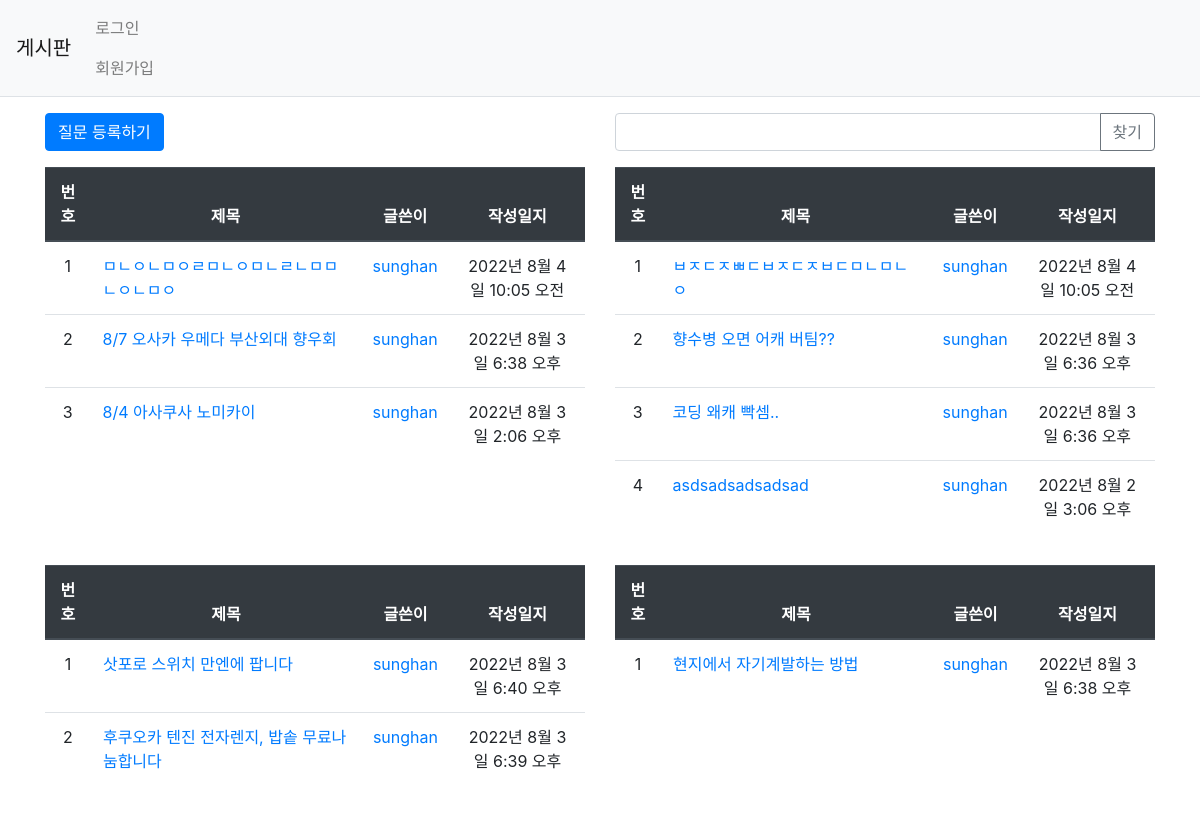
The app's page /pybo/nomi/ with its own data.
### pybo/models.py (models this page shows, shortened)
class Question(models.Model):
    author = models.ForeignKey(User, on_delete=models.CASCADE, related_name='author_question')
    subject = models.CharField(max_length=200)
    content = models.TextField()
    modify_date = models.DateTimeField(null=True, blank=True)
    create_date = models.DateTimeField()
    voter = models.ManyToManyField(User, related_name='voter_question')
    tag = models.CharField(max_length=20, null=True, blank=True)

### pybo/views/base_views.py (the view)
# urls.py: path('nomi/', base_views.tag_page, name='tag'),
def tag_page(request):
    question_list = Question.objects.order_by('-create_date')
    nomi_question_list = question_list.filter(
        Q(tag__icontains="노미카이")  # 태그 검색
    ).distinct()[:10]
    worry_question_list = question_list.filter(
        Q(tag__icontains="고민 게시판")
    ).distinct()[:10]
    deal_question_list = question_list.filter(
        Q(tag__icontains="중고거래")
    ).distinct()[:10]
    advice_question_list = question_list.filter(
        Q(tag__icontains="일본생활 조언")
    ).distinct()[:10]
    context = {
        "nomi_question_list": nomi_question_list,
        "worry_question_list": worry_question_list,
        "deal_question_list": deal_question_list,
        "advice_question_list": advice_question_list
       }
    return render(request, 'pybo/test.html', context)

### templates/pybo/test.html (shortened to what this page needs)
{% extends 'base.html' %}
{% load pybo_filter %}
{% block content %}
<div class="container my-3">
    <div class="row my-3">
        <div class="col-6">
            <a href="{% url 'pybo:question_create' %}" class="btn btn-primary">질문 등록하기</a>
        </div>
        <div class="col-6">
            <div class="input-group">
                <input type="text" id="search_kw" class="form-control" value="{{ kw|default_if_none:'' }}">
                <div class="input-group-append">
                    <button class="btn btn-outline-secondary" type="button" id="btn_search">찾기</button>
                </div>
            </div>
        </div>
    </div>
    <div class="row my-3">
        <div class="col-6">
            <table class="table">
                <thead>
                <tr class="text-center thead-dark">
                    <th>번호</th>
                    <th style="width:50%">제목</th>
                    <th>글쓴이</th>
                    <th>작성일지</th>
                </tr>
                </thead>
                <tbody>
                {% if nomi_question_list %}
                {% for question in nomi_question_list %}
                <tr class="text-center">
                    <td>
                        {{ forloop.counter }}
                    </td>
                    <td class="text-left">
                        <a href="{% url 'pybo:detail' question.id %}">{{ question.subject }}</a>
                    </td>
                    <td class="..userName">
                        <a href="{% url 'pybo:tag' %}">{{ question.author.username }}</a>
                        </td>
                    <td>{{ question.create_date }}</td>
                </tr>
                {% endfor %}
                {% else %}
                <tr>
                    <td colspan="3">질문이 없습니다.</td>
                </tr>
                {% endif %}
                </tbody>
            </table>
        </div>
        <div class="col-6">
            <table class="table">
                <thead>
                <tr class="text-center thead-dark">
                    <th>번호</th>
                    <th style="width:50%">제목</th>
                    <th>글쓴이</th>
                    <th>작성일지</th>
                </tr>
                </thead>
                <tbody>
                {% if worry_question_list %}
                {% for question in worry_question_list %}
                <tr class="text-center">
                    <td>
                        {{ forloop.counter }}
                    </td>
                    <td class="text-left">
                        <a href="{% url 'pybo:detail' question.id %}">{{ question.subject }}</a>
                    </td>
                    <td class="..userName">
                        <a href="{% url 'pybo:tag' %}">{{ question.author.username }}</a>
                        </td>
                    <td>{{ question.create_date }}</td>
                </tr>
                {% endfor %}
                {% else %}
                <tr>
                    <td colspan="3">질문이 없습니다.</td>
                </tr>
                {% endif %}
                </tbody>
            </table>
        </div>
    </div>
    <div class="row my-3">
        <div class="col-6">
            <table class="table">
                <thead>
                <tr class="text-center thead-dark">
                    <th>번호</th>
                    <th style="width:50%">제목</th>
                    <th>글쓴이</th>
                    <th>작성일지</th>
                </tr>
                </thead>
                <tbody>
                {% if deal_question_list %}
                {% for question in deal_question_list %}
                <tr class="text-center">
                    <td>
                        {{ forloop.counter }}
                    </td>
                    <td class="text-left">
                        <a href="{% url 'pybo:detail' question.id %}">{{ question.subject }}</a>
                    </td>
                    <td class="..userName">
                        <a href="{% url 'pybo:tag' %}">{{ question.author.username }}</a>
                        </td>
                    <td>{{ question.create_date }}</td>
                </tr>
                {% endfor %}
                {% else %}
                <tr>
                    <td colspan="3">질문이 없습니다.</td>
                </tr>
                {% endif %}
                </tbody>
            </table>
        </div>
        <div class="col-6">
            <table class="table">
                <thead>
                <tr class="text-center thead-dark">
                    <th>번호</th>
                    <th style="width:50%">제목</th>
                    <th>글쓴이</th>
                    <th>작성일지</th>
                </tr>
                </thead>
                <tbody>
                {% if advice_question_list %}
                {% for question in advice_question_list %}
                <tr class="text-center">
                    <td>
                        {{ forloop.counter }}
                    </td>
                    <td class="text-left">
                        <a href="{% url 'pybo:detail' question.id %}">{{ question.subject }}</a>
                    </td>
                    <td class="..userName">
                        <a href="{% url 'pybo:tag' %}">{{ question.author.username }}</a>
                        </td>
                    <td>{{ question.create_date }}</td>
                </tr>
                {% endfor %}
                {% else %}
                <tr>
                    <td colspan="3">질문이 없습니다.</td>
                </tr>
                {% endif %}
                </tbody>
            </table>
        </div>
    </div>
</div>
{% endblock %}

### records on screen
Question: subject "ㅁㄴㅇㄴㅁㅇㄹㅁㄴㅇㅁㄴㄹㄴㅁㅁㄴㅇㄴㅁㅇ", author.username "sunghan", create_date "2022년 8월 4일 10:05 오전"
Question: subject "8/7 오사카 우메다 부산외대 향우회", author.username "sunghan", create_date "2022년 8월 3일 6:38 오후"
Question: subject "8/4 아사쿠사 노미카이", author.username "sunghan", create_date "2022년 8월 3일 2:06 오후"
Question: subject "ㅂㅈㄷㅈㅃㄷㅂㅈㄷㅈㅂㄷㅁㄴㅁㄴㅇ", author.username "sunghan", create_date "2022년 8월 4일 10:05 오전"
Question: subject "향수병 오면 어캐 버팀??", author.username "sunghan", create_date "2022년 8월 3일 6:36 오후"
Question: subject "코딩 왜캐 빡셈..", author.username "sunghan", create_date "2022년 8월 3일 6:36 오후"
Question: subject "asdsadsadsadsad", author.username "sunghan", create_date "2022년 8월 2일 3:06 오후"
Question: subject "삿포로 스위치 만엔에 팝니다", author.username "sunghan", create_date "2022년 8월 3일 6:40 오후"
Question: subject "후쿠오카 텐진 전자렌지, 밥솥 무료나눔합니다", author.username "sunghan", create_date "2022년 8월 3일 6:39 오후"
Question: subject "현지에서 자기계발하는 방법", author.username "sunghan", create_date "2022년 8월 3일 6:38 오후"
